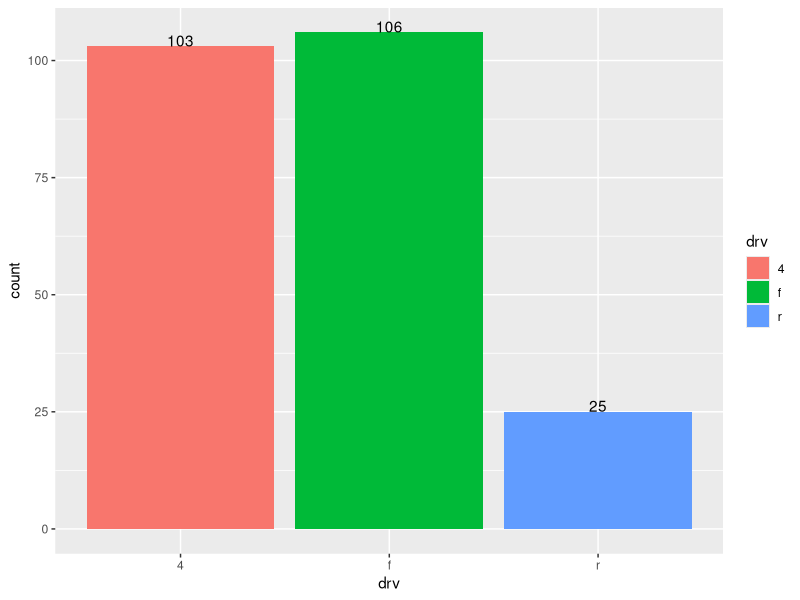
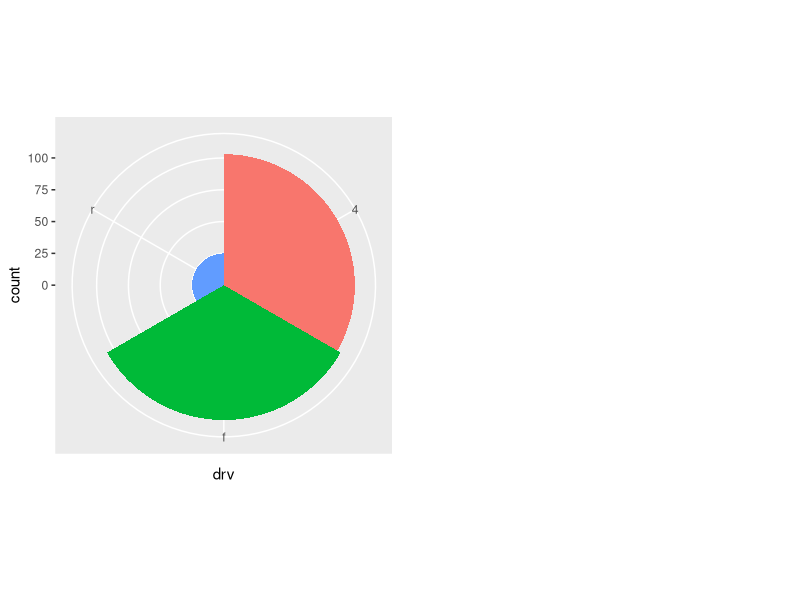
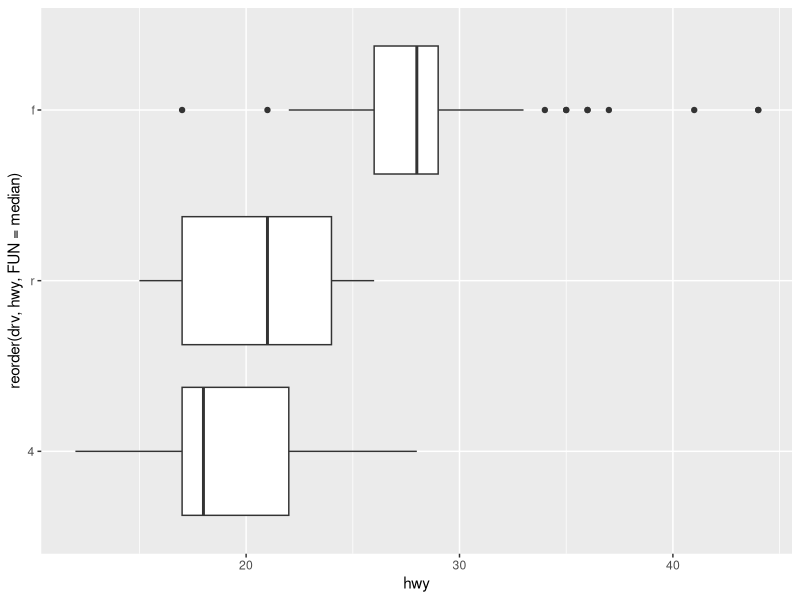
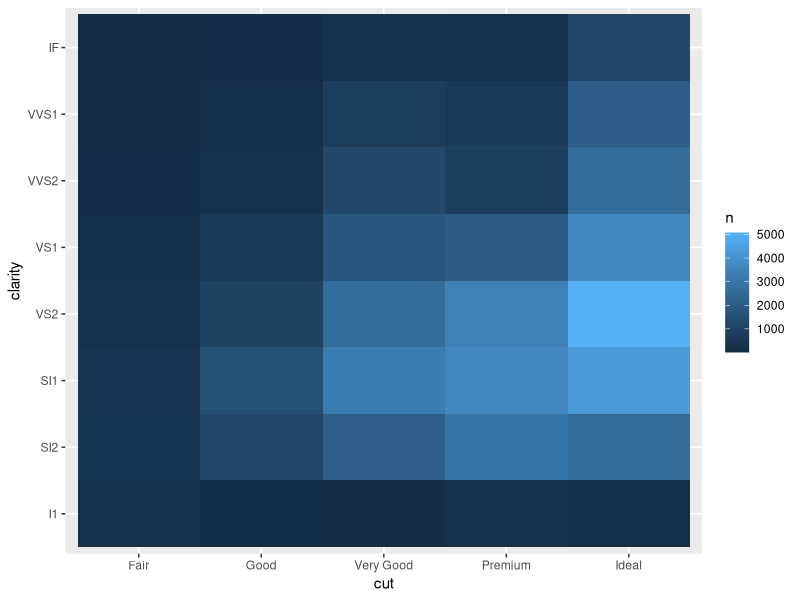
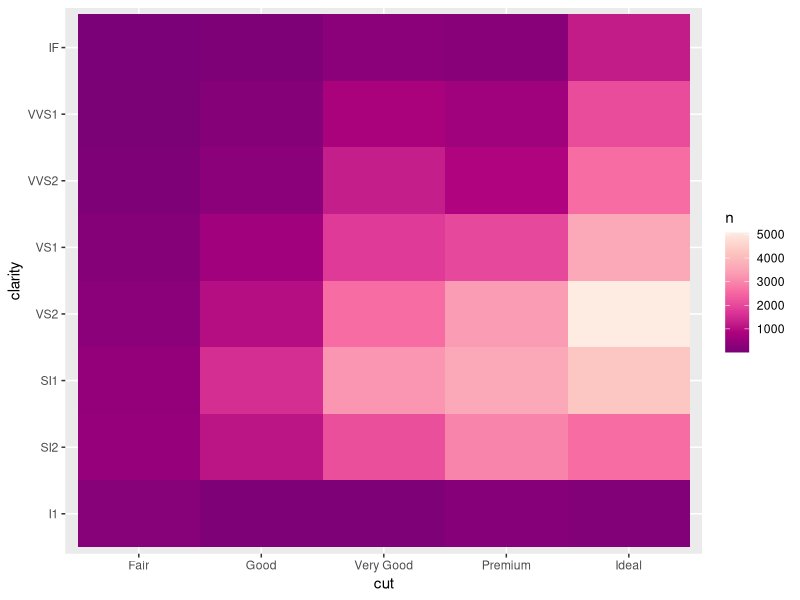
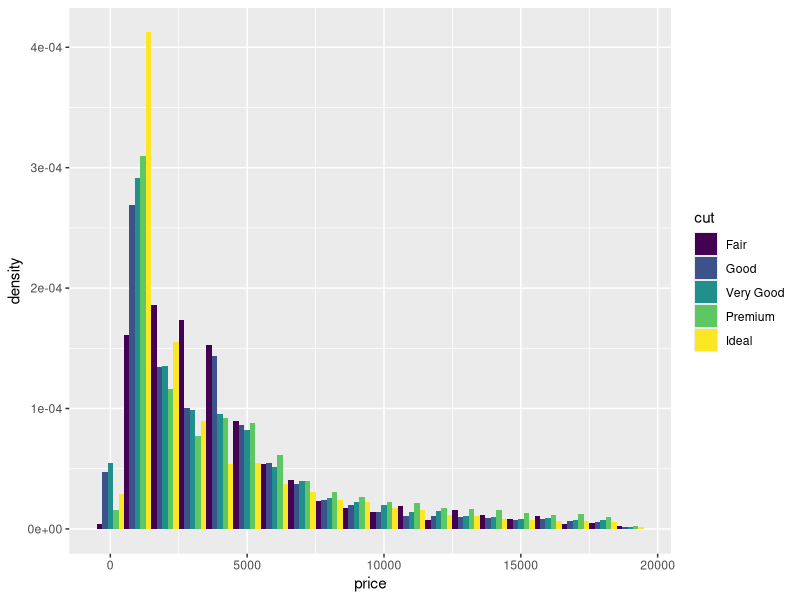
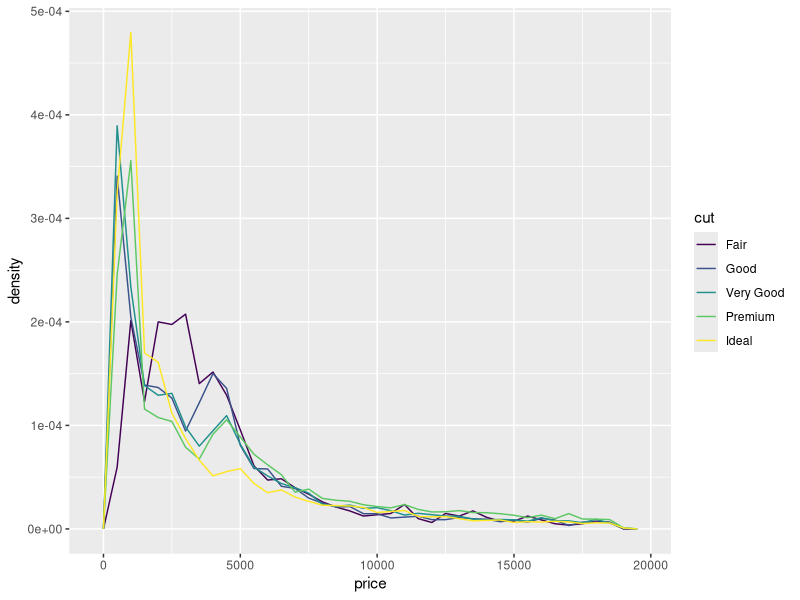
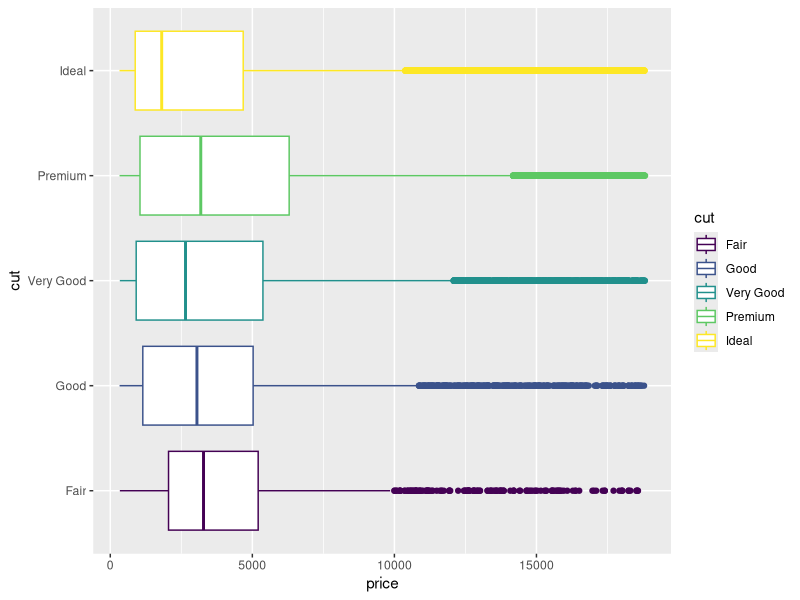

These figures' R source, in order:
## ---- chunk 1
# install the tidyverse package first if you have not done it yet.
#install.packages("tidyverse") # you can comment out this line after you have installed `tidyverse`

library(tidyverse) # for the `ggplot2` package
## ---- chunk 2
?mpg
dim(mpg)  # dimension of the table
names(mpg)  # list the variables in mpg
str(mpg)  # list the structures in mpg
glimpse(mpg) # get a glimpse of the mpg data
## ---- chunk 3
# Enter your code here
count(x = mpg, drv)
ggplot(data = mpg, mapping = aes(x = drv, fill = drv)) +
  geom_bar() +
  geom_text(stat = 'count', 
            mapping = aes(label = ..count..),
            vjust = 0)
## ---- chunk 4
# Enter your code here
library(gridExtra)
bar <- ggplot(data = mpg) +
  geom_bar(mapping = aes(x = drv, fill = drv), show.legend = F, width = 1) +
  theme(aspect.ratio = 1) 
#plot1 <- bar + coord_flip() 
plot2 <- bar + coord_polar()
grid.arrange(plot2, ncol = 2)


## ---- chunk 5
# Enter your code here
ggplot(data = mpg) +
  geom_boxplot(mapping = aes(x = reorder(drv, hwy, FUN = median), y = hwy)) +
  coord_flip()
## ---- chunk 6
?diamonds
dim(diamonds)  # dimension of the table
diamonds # print/view diamonds
str(diamonds)  # list the structures in diamonds
glimpse(diamonds) # get a glimpse of the data
## ---- chunk 7
# Enter your code here
ggplot(data = count(x = diamonds, cut, clarity)) +
  geom_tile(mapping = aes(x = cut, y = clarity, fill = n))

## ---- chunk 8
# Enter your code here
ggplot(data = count(x = diamonds, cut, clarity)) +
  geom_tile(mapping = aes(x = cut, y = clarity, fill = n)) +
  scale_fill_distiller(palette = "RdPu")
## ---- chunk 9
# Enter your code here
ggplot(data = diamonds, mapping = aes(x = price, y = ..density..)) + 
  geom_histogram(mapping = aes(fill = cut), binwidth = 1000, position = "dodge")

## ---- chunk 10
# Enter your code here
ggplot(data = diamonds, mapping = aes(x = price, y = ..density..)) + 
  geom_freqpoly(mapping = aes(color = cut), binwidth = 500)
## ---- chunk 11
# Enter your code here
ggplot(diamonds, aes(x = cut, y = price, color = cut)) +
  geom_boxplot() + 
  coord_flip()
 
## ---- chunk 12
# Enter your code here
ggplot(data = diamonds, mapping = aes(x = cut, y = price)) +
  geom_violin() +
  coord_flip()
